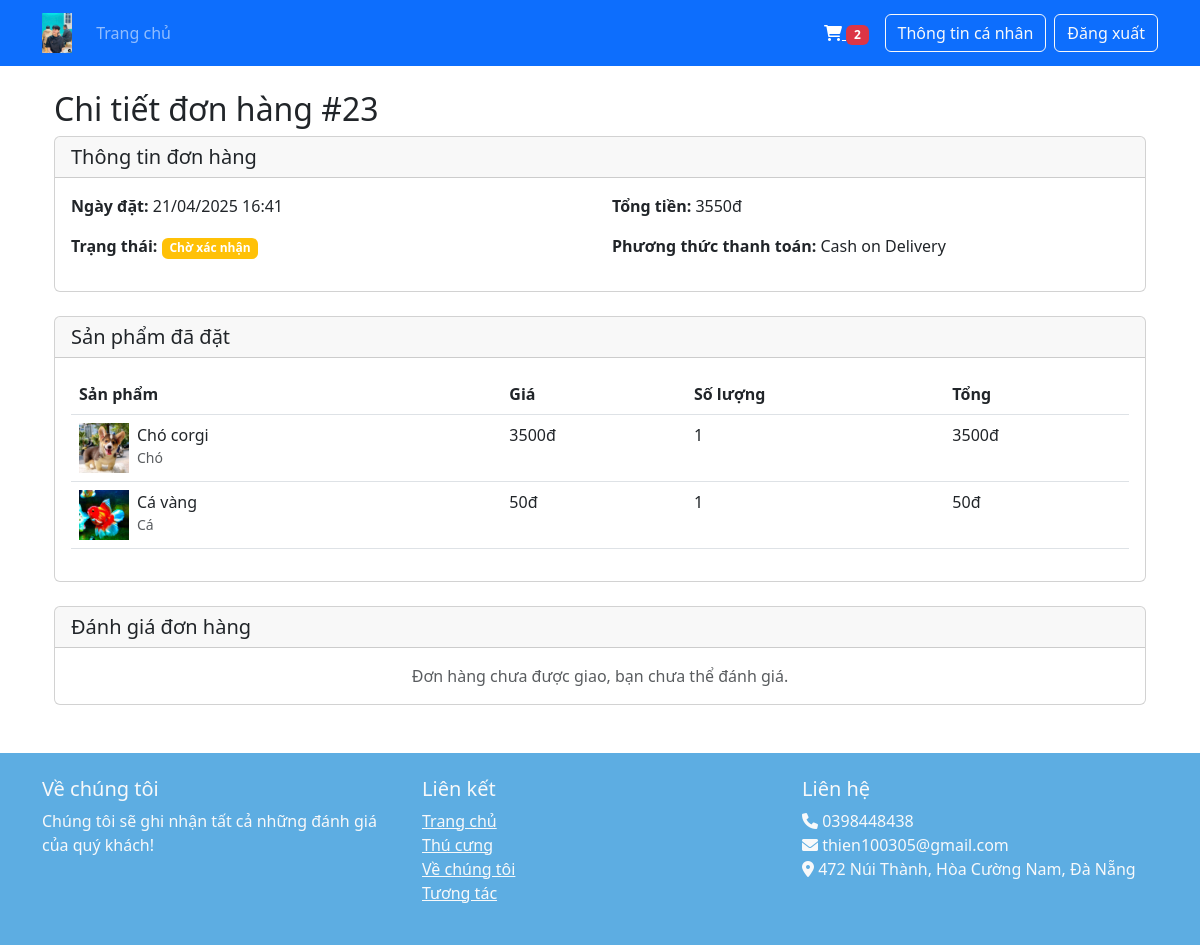
The page /order/23/ (signed in) on the database its author committed.
### accounts/models.py (models this page shows, shortened)
class Order(models.Model):
    PAYMENT_METHODS = (
        ('cod', 'Cash on Delivery'),
        ('bank', 'Bank Transfer'),
    )
    STATUS_CHOICES = [
        ('pending', 'Chờ xác nhận'),
        ('shipping', 'Đang giao'),
        ('delivered', 'Đã giao'),
        ('review', 'Đã đánh giá')
    ]
    user = models.ForeignKey(User, on_delete=models.CASCADE)
    full_name = models.CharField(max_length=100)
    email = models.EmailField()
    phone = models.CharField(max_length=20)
    address = models.TextField()
    payment_method = models.CharField(max_length=10, choices=PAYMENT_METHODS)
    total_amount = models.DecimalField(max_digits=10, decimal_places=2)
    status = models.CharField(max_length=20, choices=STATUS_CHOICES, default='pending')
    delivery_date = models.DateField(null=True, blank=True)
    delivery_time = models.TimeField(null=True, blank=True)
    is_auto_delivered = models.BooleanField(default=False)
    created_at = models.DateTimeField(auto_now_add=True)
    updated_at = models.DateTimeField(auto_now=True)

class OrderItem(models.Model):
    order = models.ForeignKey(Order, on_delete=models.CASCADE)
    product = models.ForeignKey(Product, on_delete=models.CASCADE)
    quantity = models.PositiveIntegerField()
    price = models.DecimalField(max_digits=10, decimal_places=2)
    created_at = models.DateTimeField(auto_now_add=True)
    updated_at = models.DateTimeField(auto_now=True)
    @property
    def total_price(self):
        return self.price * self.quantity

class Product(models.Model):
    name = models.CharField(max_length=200, verbose_name='Tên sản phẩm')
    description = models.TextField(verbose_name='Mô tả')
    price = models.DecimalField(max_digits=10, decimal_places=0, verbose_name='Giá')
    image = models.ImageField(upload_to='products/', verbose_name='Hình ảnh')
    category = models.ForeignKey(Category, on_delete=models.CASCADE, verbose_name='Loại sản phẩm')
    created_at = models.DateTimeField(auto_now_add=True, verbose_name='Ngày tạo')
    updated_at = models.DateTimeField(auto_now=True, verbose_name='Ngày cập nhật')
    is_active = models.BooleanField(default=True, verbose_name='Kích hoạt')
    class Meta:
        verbose_name = 'Products'
        verbose_name_plural = 'Products'
        ordering = ['-created_at']

class Category(models.Model):
    name = models.CharField(max_length=100, verbose_name='Tên loại')
    description = models.TextField(blank=True, verbose_name='Mô tả')
    created_at = models.DateTimeField(auto_now_add=True, verbose_name='Ngày tạo')
    updated_at = models.DateTimeField(auto_now=True, verbose_name='Ngày cập nhật')
    class Meta:
        verbose_name = 'Loại sản phẩm'
        verbose_name_plural = 'Loại sản phẩm'
        ordering = ['name']

### accounts/views.py (the view)
# urls.py: path('order/<int:order_id>/', views.order_detail, name='order_detail'),
@login_required
def order_detail(request, order_id):
    order = get_object_or_404(Order, id=order_id, user=request.user)
    order_items = OrderItem.objects.filter(order=order)
    review = Review.objects.filter(order=order).first()
    cart_count = CartItem.objects.filter(cart__user=request.user).count()
    return render(request, 'order_detail.html', {
        'order': order,
        'order_items': order_items,
        'review': review,
        'cart_count': cart_count
    })

### ecommerce/templates/order_detail.html
{% extends 'base.html' %}
{% block content %}
<div class="container mt-4">
    <h2>Chi tiết đơn hàng #{{ order.id }}</h2>
    <div class="card mb-4">
        <div class="card-header">
            <h5 class="mb-0">Thông tin đơn hàng</h5>
        </div>
        <div class="card-body">
            <div class="row">
                <div class="col-md-6">
                    <p><strong>Ngày đặt:</strong> {{ order.created_at|date:"d/m/Y H:i" }}</p>
                    <p><strong>Trạng thái:</strong>
                        {% if order.status == 'pending' %}
                            <span class="badge bg-warning">Chờ xác nhận</span>
                        {% elif order.status == 'shipping' %}
                            <span class="badge bg-info">Đang giao</span>
                        {% elif order.status == 'delivered' %}
                            <span class="badge bg-success">Đã giao</span>
                        {% elif order.status == 'review' %}
                            <span class="badge bg-primary">Đã đánh giá</span>
                        {% endif %}
                    </p>
                </div>
                <div class="col-md-6">
                    <p><strong>Tổng tiền:</strong> {{ order.total_amount|floatformat:0 }}đ</p>
                    <p><strong>Phương thức thanh toán:</strong> {{ order.get_payment_method_display }}</p>
                </div>
            </div>
        </div>
    </div>
    <div class="card mb-4">
        <div class="card-header">
            <h5 class="mb-0">Sản phẩm đã đặt</h5>
        </div>
        <div class="card-body">
            <div class="table-responsive">
                <table class="table">
                    <thead>
                        <tr>
                            <th>Sản phẩm</th>
                            <th>Giá</th>
                            <th>Số lượng</th>
                            <th>Tổng</th>
                        </tr>
                    </thead>
                    <tbody>
                        {% for item in order_items %}
                        <tr>
                            <td>
                                <div class="d-flex align-items-center">
                                    {% if item.product.image %}
                                    <img src="{{ item.product.image.url }}" alt="{{ item.product.name }}" class="me-2" style="width: 50px; height: 50px; object-fit: cover;">
                                    {% endif %}
                                    <div>
                                        <h6 class="mb-0">{{ item.product.name }}</h6>
                                        <small class="text-muted">{{ item.product.category.name }}</small>
                                    </div>
                                </div>
                            </td>
                            <td>{{ item.price|floatformat:0 }}đ</td>
                            <td>{{ item.quantity }}</td>
                            <td>{{ item.total_price|floatformat:0 }}đ</td>
                        </tr>
                        {% endfor %}
                    </tbody>
                </table>
            </div>
        </div>
    </div>
    <div class="card">
        <div class="card-header">
            <h5 class="mb-0">Đánh giá đơn hàng</h5>
        </div>
        <div class="card-body">
            {% if order.review %}
                <div class="review-section">
                    <div class="d-flex justify-content-between align-items-center mb-3">
                        <div>
                            <h6 class="mb-0">Đánh giá của bạn</h6>
                            <small class="text-muted">{{ order.review.created_at|date:"d/m/Y H:i" }}</small>
                        </div>
                        <div class="rating">
                            {% for i in "12345"|make_list %}
                                {% if forloop.counter <= order.review.rating %}
                                    <i class="fas fa-star text-warning"></i>
                                {% else %}
                                    <i class="far fa-star text-warning"></i>
                                {% endif %}
                            {% endfor %}
                        </div>
                    </div>
                    <p class="mb-0">{{ order.review.comment }}</p>
                </div>
            {% elif order.status == 'delivered' %}
                <div class="text-center">
                    <p>Bạn đã nhận được hàng? Hãy đánh giá đơn hàng này!</p>
                    <a href="{% url 'review_order' order.id %}" class="btn btn-primary">Đánh giá ngay</a>
                </div>
            {% else %}
                <p class="text-muted text-center mb-0">Đơn hàng chưa được giao, bạn chưa thể đánh giá.</p>
            {% endif %}
        </div>
    </div>
</div>
{% endblock %}

### rows shown on the page
Order: id "23", created_at "21/04/2025 16:41", total_amount "3550", payment_method "Cash on Delivery"
OrderItem: product.image (picture), product.name "Chó corgi", product.category.name "Chó", price "3500", quantity "1", total_price "3500"
OrderItem: product.image (picture), product.name "Cá vàng", product.category.name "Cá", price "50", quantity "1", total_price "50"

### other values the page prints
{{ cart_count }} "2"
